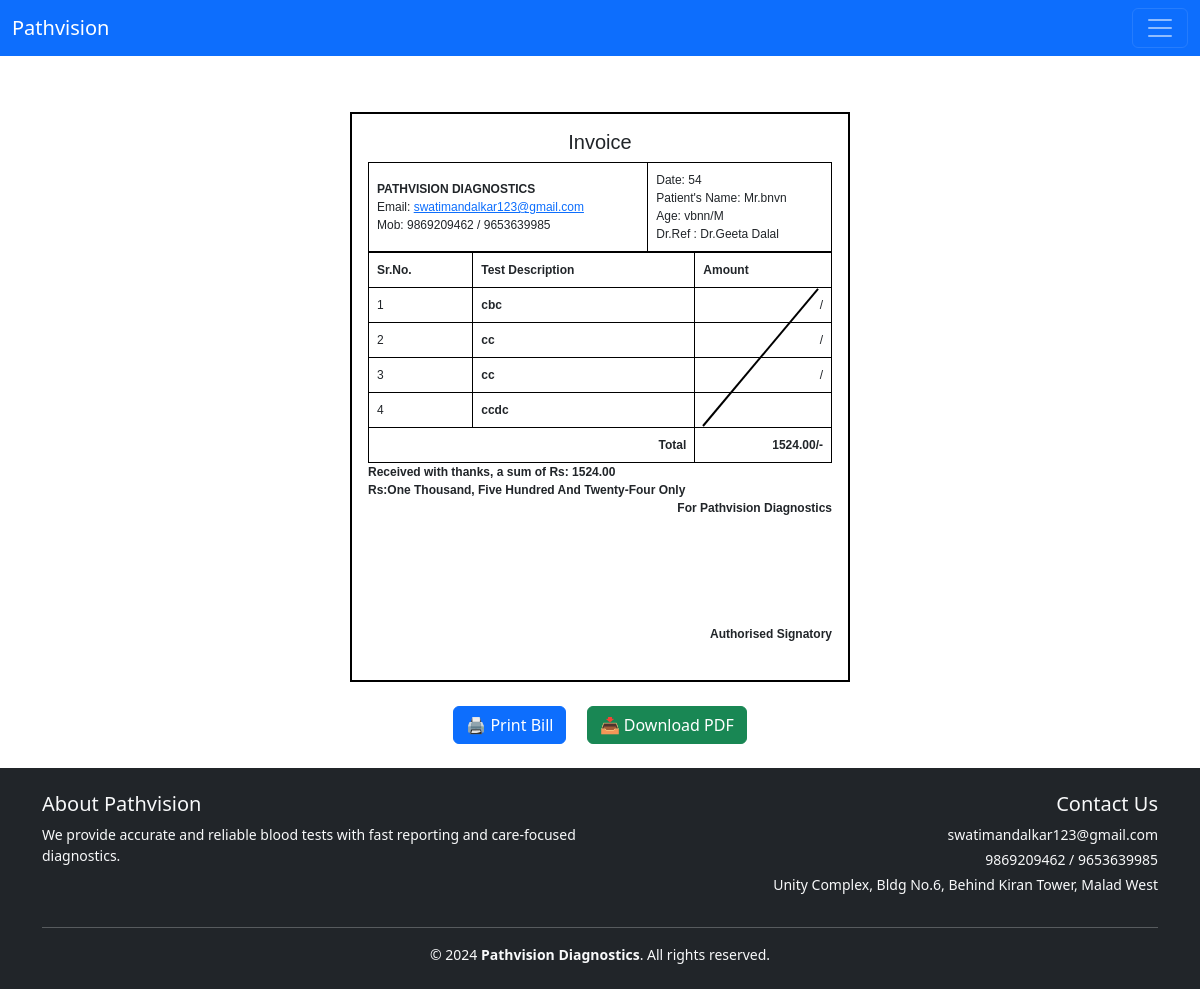
The page /bill_detail/12/ (signed in) on the database its author committed.
### bill/models.py (models this page shows, shortened)
class Bill(models.Model):
    user = models.ForeignKey(User, on_delete=models.CASCADE)
    date = models.CharField(max_length=20, editable=True)
    prefix = models.CharField(max_length=5, choices=PREFIX_CHOICES, default='Mr.')
    patient_name = models.CharField(max_length=255)
    age = models.CharField(max_length=10)
    gender = models.CharField(max_length=10,choices=GENDER_CHOICES,default='M')
    doctor_choice = models.CharField(max_length=100, choices=DOCTOR_CHOICES, default='Dr.Geeta Dalal')
    doctor_name = models.CharField(max_length=255, blank=True)  # This field stores the final doctor name
    test_details = models.TextField(default="")
    total_amount = models.DecimalField(max_digits=10, decimal_places=2)
    amount_in_words = models.CharField(max_length=255)

### bill/views.py (the view)
# urls.py: path('bill_detail/<int:bill_id>/',bill_detail,name = 'bill_detail'),
@login_required
def bill_detail(request, bill_id):
    bill = get_object_or_404(Bill, pk=bill_id, user=request.user)
    test_items = []
    for line in bill.test_details.splitlines():
        if ':' in line:
            name, amount = map(str.strip, line.split(':', 1))
            test_items.append((name, amount if amount else '/'))
        else:
            test_items.append((line.strip(), '/'))
    range_10 = range(10)
    context = {
        'bill': bill,
        'test_items': test_items,
        'range_10': range(10),  # Used for slash rendering if all results are '/'
    }
    return render(request, 'bill/bill_detail.html', context)

### bill/templates/bill/bill_detail.html (shortened to what this page needs)
{% extends 'bill/base.html' %}
{% block content %}
<div class="invoice-wrapper">
    <div id = "invoiceBox" >
        <h5 class="center">Invoice</h5>
        <table >
            <tr>
                <td colspan="2">
                    <b>PATHVISION DIAGNOSTICS</b><br>
                    Email: <a href="#">swatimandalkar123@gmail.com</a><br>
                    Mob: 9869209462 / 9653639985
                </td>
                <td>
                    Date: {{ bill.date }}<br>
                    Patient's Name: {{ bill.prefix }}{{ bill.patient_name }}<br>
                    Age: {{ bill.age }}/{{ bill.gender }}<br>
                    Dr.Ref : Dr.{{ bill.doctor_name }}
                </td>
            </tr>
        </table>
        <div class="slash-table-wrapper">
            <table>
                <tr>
                    <th>Sr.No.</th>
                    <th>Test Description</th>
                    <th class="amount-header">Amount</th>
                </tr>
                {% if test_items|length == 1 and test_items.0.0 == '/' and test_items.0.1 == '/' %}
                    {% for i in range_10 %}
                    <tr>
                        <td>{{ forloop.counter }}</td>
                        <td>&nbsp;</td>
                        <td class="amount-cell">
                            {% if forloop.first %}
                                <div class="diagonal-container">
                                    <div class="diagonal-line"></div>
                                </div>
                            {% endif %}
                        </td>
                    </tr>
                    {% endfor %}
                {% else %}
                    {% for test_name, result in test_items %}
                    <tr>
                        <td>{{ forloop.counter }}</td>
                        <td class="bold">{{ test_name }}</td>
                        <td class="right">
                            {% if forloop.last and result == '/' %}
                                <div class="diagonal-slash-cell"></div>
                            {% else %}
                                <div>{{ result }}</div>
                            {% endif %}
                        </td>
                    </tr>
                    {% endfor %}
                {% endif %}
                <tr>
                    <td colspan="2" class="right bold">Total</td>
                    <td class="bold right">{{ bill.total_amount }}/-</td>
                </tr>
            </table>
        </div>
        <div class="tight-line">
            <p><b>Received with thanks, a sum of Rs: {{ bill.total_amount }}</b></p>
            <p><b>Rs:{{ bill.amount_in_words }}</b></p>
            <p class="right"><b>For Pathvision Diagnostics</b></p><br><br><br><br><br><br>
            <p class="right"><b>Authorised Signatory</b></p>
        </div>
    </div>
</div>
<div class="mt-4 text-center">
    <button onclick="window.print()" class="btn btn-primary mx-2">🖨️ Print Bill</button>
    <a href="{% url 'download_pdf' bill.id %}" target="_blank" class="btn btn-success mx-2">📥 Download PDF</a>
</div>
{% endblock %}

### bill/templates/bill/bill_detail.html (style rules this page uses)
.invoice-wrapper { display:flex; justify-content:center; align-items:center; margin-top: 2rem; }
#invoiceBox { width: 500px; min-height: 570px; border: 2px solid black; padding: 20px; font-family: Arial, sans-serif; background-color: white; overflow: visible; font-size: 14px; }
table { width: 100%; border-collapse: collapse; }
th, td { border: 1px solid black; padding: 8px; text-align: left; }
.tight-line p { margin-bottom: 0px; }
.bold { font-weight: bold; }
.right { text-align: right; }
.center { text-align: center; }

### rows shown on the page
Bill: date "54", prefix "Mr.", patient_name "bnvn", age "vbnn", gender "M", doctor_name "Geeta Dalal", total_amount "1524.00", amount_in_words "One Thousand, Five Hundred And Twenty-Four Only"

### other values the page prints
{{ test_name }} "cbc" "cc" "cc" "ccdc"
{{ result }} "/" "/" "/"
